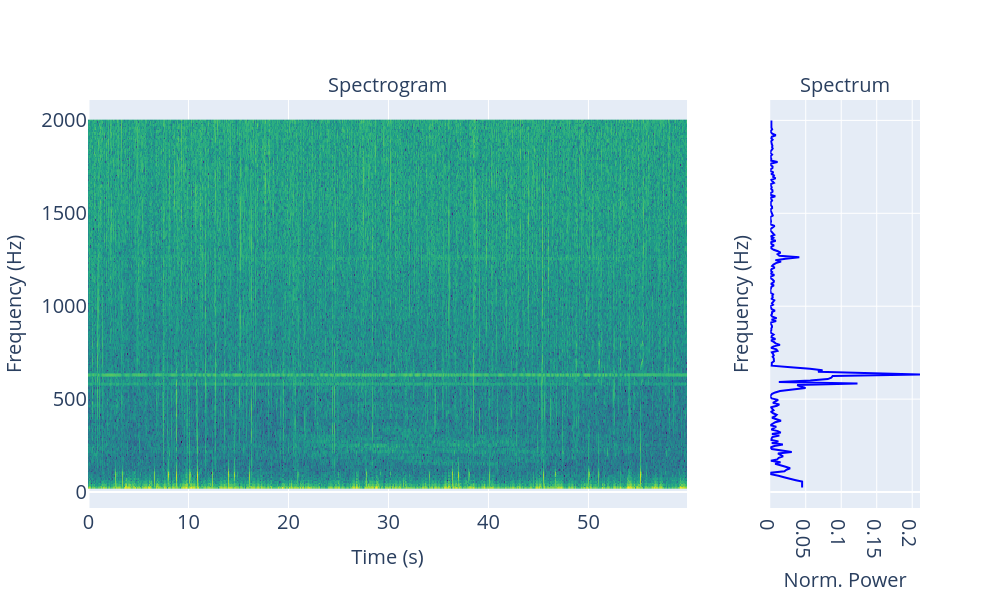

Here is the notebook cell this chart was saved with:
### Code cell
path = '/Users/itamarmerfeld/Projects/UATR/data/ds2/pos/dpv1_1m.wav'
fs, data = wavfile.read(path)

fft_nperseg=16000
percent_overlap=0.25
window='hann'
remove_dc=20
crop_freq=2000
normalization_window_size=9
Q=100

F, T, Sxx, phase = ut.calc_spectrogram(data, fs, nperseg=fft_nperseg, percent_overlap=percent_overlap, window=window, remove_dc=remove_dc, crop_freq=crop_freq)
pxx = ut.calc_welch_from_spectrogram(Sxx, normalization_window_size=normalization_window_size)
circularity_score = []
circularity_period = []
circularity_leading_eigenvalue = []
circularity_eigenvalues = []
circularity_spectral_concentration = []

# for fi in range(len(F)):
#     M = ut.get_s2g(phase[fi, :], n_levels=Q)
#     circularity = transition_matrix_circularity(M)
#     circularity_score.append(circularity.score)
#     circularity_period.append(circularity.period)
#     circularity_leading_eigenvalue.append(circularity.leading_eigenvalue)
#     circularity_eigenvalues.append(circularity.eigenvalues)
#     circularity_spectral_concentration.append(circularity.spectral_concentration)

fig = make_subplots(rows=1, cols=2, column_widths=[0.8, 0.2], column_titles=["Spectrogram", "Spectrum"], shared_yaxes=True)
fig.add_trace(go.Heatmap(z=Sxx, x=T, y=F, colorscale='Viridis', showscale=False), row=1, col=1)
fig.add_trace(go.Scatter(x=pxx, y=F, mode='lines', name='Normalized Spectrum', marker_color='Blue', showlegend=False), row=1, col=2)
# fig.add_trace(go.Scatter(x=circularity_score, y=F, mode='lines', name='Circularity Score', marker_color='Red', showlegend=False), row=1, col=3)
fig.update_layout(height=600, width=1000, font=dict(size=20))
fig.update_xaxes(title_text='Time (s)', title_font=dict(size=20), col=1, row=1)
fig.update_yaxes(title_text='Frequency (Hz)', title_font=dict(size=20), col=1, row=1)
fig.update_xaxes(title_text='Norm. Power', title_font=dict(size=20), col=2, row=1)
fig.update_yaxes(title_text='Frequency (Hz)', title_font=dict(size=20), col=2, row=1)
for ann in fig.layout.annotations:
    ann.font = dict(size=20)
fig.write_image("/Users/itamarmerfeld/Projects/UATR/results/frequency_analysis.png", scale=10)
fig.show()

### Figure 1 — Plotly figure (JSON) as saved in the notebook; plotly's stock layout.template omitted (floating-point values rounded to 4 significant figures; data arrays with more than 128 entries replaced by an {"elided": "..."} marker saying what was removed)
{"data": [{"colorscale": [[0, "#440154"], [0.1111, "#482878"], [0.2222, "#3e4989"], [0.3333, "#31688e"], [0.4444, "#26828e"], [0.5556, "#1f9e89"], [0.6667, "#35b779"], [0.7778, "#6ece58"], [0.8889, "#b5de2b"], [1, "#fde725"]], "showscale": false, "type": "heatmap", "x": {"elided": "639 float values"}, "xaxis": "x", "y": {"elided": "248 float values"}, "yaxis": "y", "z": {"elided": "248x639 float values"}}, {"marker": {"color": "Blue"}, "mode": "lines", "name": "Normalized Spectrum", "showlegend": false, "type": "scatter", "x": {"elided": "248 float values"}, "xaxis": "x2", "y": {"elided": "248 float values"}, "yaxis": "y2"}], "layout": {"annotations": [{"font": {"size": 20}, "showarrow": false, "text": "Spectrogram", "x": 0.36, "xanchor": "center", "xref": "paper", "y": 1, "yanchor": "bottom", "yref": "paper"}, {"font": {"size": 20}, "showarrow": false, "text": "Spectrum", "x": 0.91, "xanchor": "center", "xref": "paper", "y": 1, "yanchor": "bottom", "yref": "paper"}], "font": {"size": 20}, "height": 600, "width": 1000, "xaxis": {"anchor": "y", "domain": [0, 0.72], "title": {"font": {"size": 20}, "text": "Time (s)"}}, "xaxis2": {"anchor": "y2", "domain": [0.82, 1], "title": {"font": {"size": 20}, "text": "Norm. Power"}}, "yaxis": {"anchor": "x", "domain": [0, 1], "title": {"font": {"size": 20}, "text": "Frequency (Hz)"}}, "yaxis2": {"anchor": "x2", "domain": [0, 1], "matches": "y", "showticklabels": false, "title": {"font": {"size": 20}, "text": "Frequency (Hz)"}}}}
